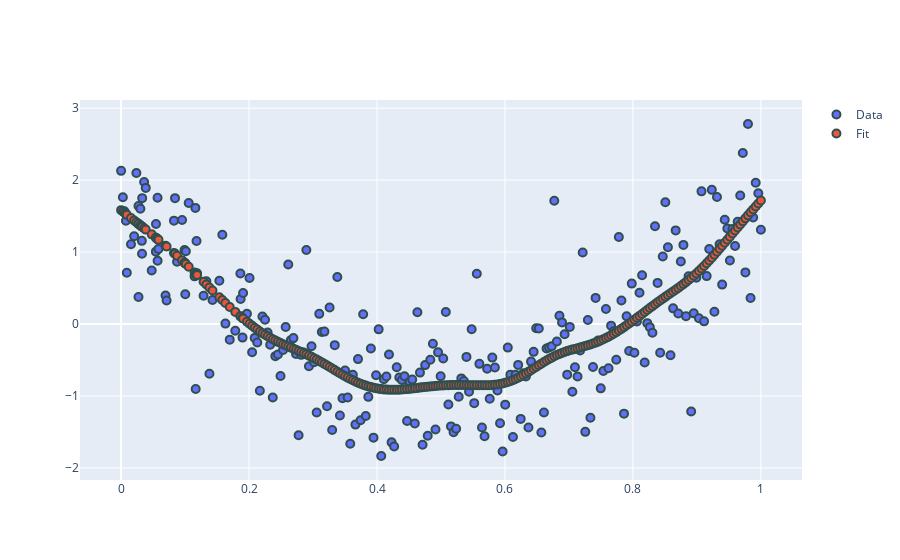
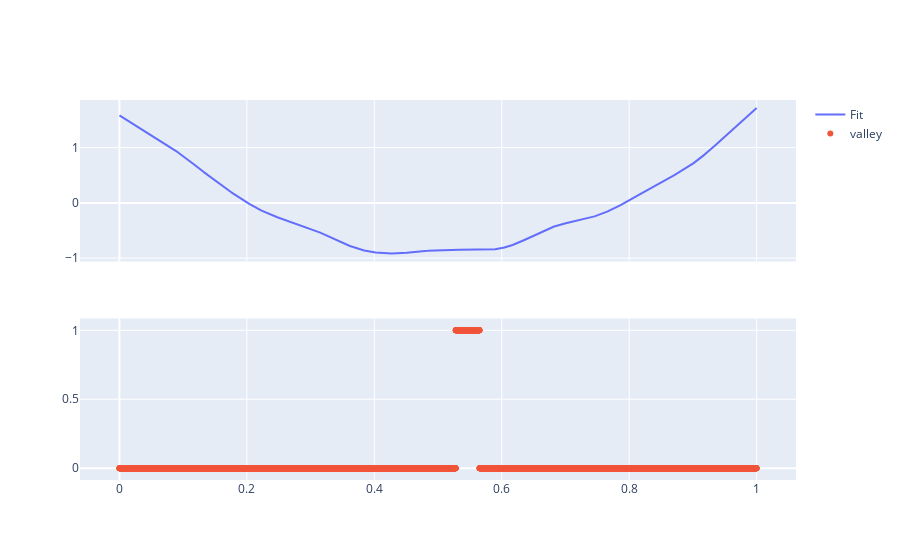

These figures' notebook cell, in order:
### Code cell
# try CV on 1-d dataset

# generate data
np.random.seed(42)
x_dense = np.random.random(50) * 0.2
x_sparse = np.linspace(0.2,1,200)
x_dense.sort()
x=np.concatenate((x_dense, x_sparse))
x = (x - x.min()) / (x.max() - x.min())
n_samples = len(x)
x = x.reshape((len(x), 1))
y_true = -20*np.exp(-(x-0.5)**2) 
#y = y_true + np.random.random(len(x)).reshape((len(x), 1))
y = y_true + np.random.normal(size=len(x)).reshape((len(x), 1))

# try data standardization
y = ( y - y.mean()) / y.std()
x_ep = np.concatenate((np.linspace(-0.5,0,103), np.linspace(1, 1.5, 103)))
y_ep_true = -20*np.exp(-(x_ep-0.5)**2) + 0.1*np.random.randn(len(x_ep),1)

# generate parameter grid
m1 = (("s(1)", "valley", 35, (10, 0), "equidistant"),)
M1 = StarModel(description=m1)
y_pred = M1.fit(X=x, y=y.ravel(), plot_=True)
#M1.calc_GCV(X=x, y=y.ravel(), n_grid=2, p_min=1e-2, plot_=True)
y_ep = M1.predict(X=x_ep, extrapol_type="zero", depth=10)
print("Metric = ", M1.eval_metric(X=x.ravel(), y=y.ravel()))
print("MSE = ", M1.mse)
test_model_against_constraint(model=M1, plot_=True)

### Figure 1 — Plotly figure (JSON) as saved in the notebook; plotly's stock layout.template omitted (floating-point values rounded to 4 significant figures; data arrays with more than 128 entries replaced by an {"elided": "..."} marker saying what was removed)
{"data": [{"marker": {"line": {"color": "DarkSlateGrey", "width": 2}, "size": 8}, "mode": "markers", "name": "Data", "type": "scatter", "x": {"elided": "250 float values"}, "y": {"elided": "250 float values"}}, {"marker": {"line": {"color": "DarkSlateGrey", "width": 2}, "size": 8}, "mode": "markers", "name": "Fit", "type": "scatter", "x": {"elided": "250 float values"}, "y": {"elided": "250 float values"}}], "layout": {"autosize": true, "xaxis": {"autorange": true, "range": [-0.06102, 1.061], "type": "linear"}, "yaxis": {"autorange": true, "range": [-2.201, 3.147], "type": "linear"}}}

### Figure 2 — Plotly figure (JSON) as saved in the notebook; plotly's stock layout.template omitted (floating-point values rounded to 4 significant figures; data arrays with more than 128 entries replaced by an {"elided": "..."} marker saying what was removed)
{"data": [{"name": "Fit", "type": "scatter", "x": {"elided": "10000 float values"}, "xaxis": "x", "y": {"elided": "10000 float values"}, "yaxis": "y"}, {"mode": "markers", "name": "valley", "type": "scatter", "x": {"elided": "10000 float values"}, "xaxis": "x2", "y": {"elided": "9999 int values"}, "yaxis": "y2"}], "layout": {"autosize": true, "xaxis": {"anchor": "y", "autorange": true, "domain": [0, 1], "matches": "x2", "range": [-0.05966, 1.06], "showticklabels": false, "type": "linear"}, "xaxis2": {"anchor": "y2", "autorange": true, "domain": [0, 1], "range": [-0.05966, 1.06], "type": "linear"}, "yaxis": {"anchor": "x", "autorange": true, "domain": [0.575, 1], "range": [-1.061, 1.863], "type": "linear"}, "yaxis2": {"anchor": "x2", "autorange": true, "domain": [0, 0.425], "range": [-0.09906, 1.099], "type": "linear"}}}
